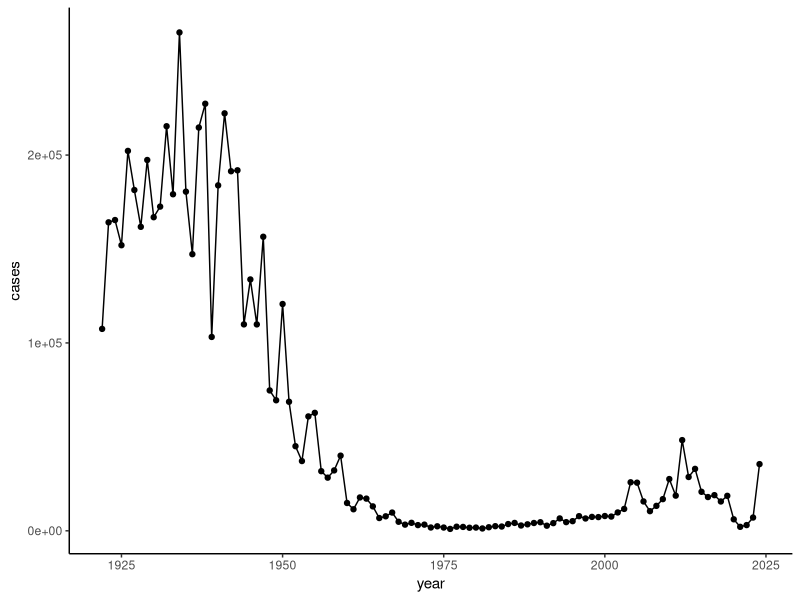
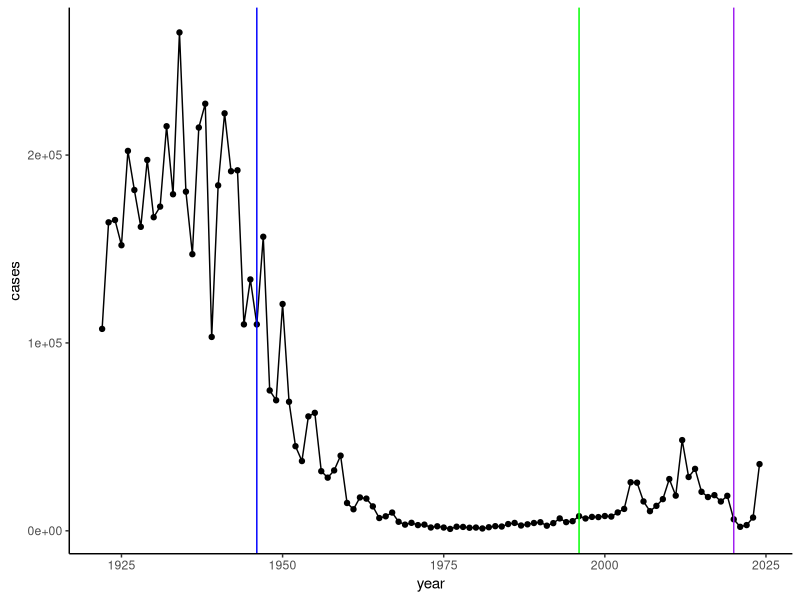

Here is the R script that generated these plots, in order: (Note: this script raises an error after producing the figures.)
## ---- chunk 1
cdc <- data.frame(
                          year = c(1922L,
                                   1923L,1924L,1925L,1926L,1927L,1928L,
                                   1929L,1930L,1931L,1932L,1933L,1934L,1935L,
                                   1936L,1937L,1938L,1939L,1940L,1941L,
                                   1942L,1943L,1944L,1945L,1946L,1947L,1948L,
                                   1949L,1950L,1951L,1952L,1953L,1954L,
                                   1955L,1956L,1957L,1958L,1959L,1960L,
                                   1961L,1962L,1963L,1964L,1965L,1966L,1967L,
                                   1968L,1969L,1970L,1971L,1972L,1973L,
                                   1974L,1975L,1976L,1977L,1978L,1979L,1980L,
                                   1981L,1982L,1983L,1984L,1985L,1986L,
                                   1987L,1988L,1989L,1990L,1991L,1992L,1993L,
                                   1994L,1995L,1996L,1997L,1998L,1999L,
                                   2000L,2001L,2002L,2003L,2004L,2005L,
                                   2006L,2007L,2008L,2009L,2010L,2011L,2012L,
                                   2013L,2014L,2015L,2016L,2017L,2018L,
                                   2019L,2020L,2021L,2022L,2023L, 2024L),
  cases = c(107473,
                                   164191,165418,152003,202210,181411,
                                   161799,197371,166914,172559,215343,179135,
                                   265269,180518,147237,214652,227319,103188,
                                   183866,222202,191383,191890,109873,
                                   133792,109860,156517,74715,69479,120718,
                                   68687,45030,37129,60886,62786,31732,28295,
                                   32148,40005,14809,11468,17749,17135,
                                   13005,6799,7717,9718,4810,3285,4249,
                                   3036,3287,1759,2402,1738,1010,2177,2063,
                                   1623,1730,1248,1895,2463,2276,3589,
                                   4195,2823,3450,4157,4570,2719,4083,6586,
                                   4617,5137,7796,6564,7405,7298,7867,
                                   7580,9771,11647,25827,25616,15632,10454,
                                   13278,16858,27550,18719,48277,28639,
                                   32971,20762,17972,18975,15609,18617,6124,
                                   2116,3044,7063,35493)
)
## ---- chunk 2
library(ggplot2)

cases <- ggplot(cdc) + 
  aes(x=year, y=cases) +
  geom_line() +
  geom_point() +
  theme_classic()

cases
## ---- chunk 3
cases + 
  geom_vline(xintercept = 1946, col = "blue") +
  geom_vline(xintercept = 1996, col = "green") +
  geom_vline(xintercept = 2020, col = "purple")
## ---- chunk 4
library(jsonlite)

subject <- read_json("https://www.cmi-pb.org/api/v5_1/subject", simplifyVector = TRUE)

head(subject)
## ---- chunk 5
nrow(subject)
## ---- chunk 6
table( subject$infancy_vac )
## ---- chunk 7
table ( subject$biological_sex)
## ---- chunk 8
table ( subject$race, subject$biological_sex )
## ---- chunk 9
specimen <- read_json("https://www.cmi-pb.org/api/v5_1/specimen", simplifyVector = TRUE)

ab_data <- read_json("https://www.cmi-pb.org/api/v5_1/plasma_ab_titer", simplifyVector = TRUE)
## ---- chunk 10
head(specimen)
## ---- chunk 11
library(dplyr)

meta <- inner_join(subject, specimen)

head(meta)
## ---- chunk 12
head(ab_data)
## ---- chunk 13
abdata <- inner_join(ab_data, meta)
head(ab_data)
## ---- chunk 14
dim(abdata)
## ---- chunk 15
table(abdata$isotype)
## ---- chunk 16
table(abdata$antigen)
## ---- chunk 17
ggplot(abdata) +
  aes(x=MFI, y=antigen) +
  geom_boxplot() +
  theme_classic()
## ---- chunk 18
ggplot(abdata) +
  aes(x=MFI, y=antigen, col=infancy_vac) +
  geom_boxplot() +
  theme_classic()
## ---- chunk 19
igg <- abdata |> filter(isotype == "IgG")

head(igg)
## ---- chunk 20
ggplot(igg) +
  aes(x=MFI_normalised, y=antigen, col=infancy_vac) +
  geom_boxplot() +
  facet_wrap(~visit)
## ---- chunk 21
table(igg$dataset)
## ---- chunk 22
pt_igg <- abdata |> filter(isotype == "IgG", 
                           antigen == "PT", 
                           dataset == "2021_dataset")

head(pt_igg)
## ---- chunk 23
dim(pt_igg)
## ---- chunk 24
ggplot(pt_igg) + 
  aes(actual_day_relative_to_boost, MFI_normalised, col=infancy_vac, group=subject_id) + 
  geom_point() +
  geom_line() + 
  theme_bw() +
  geom_vline(xintercept=0) +
  geom_vline(xintercept=14)
